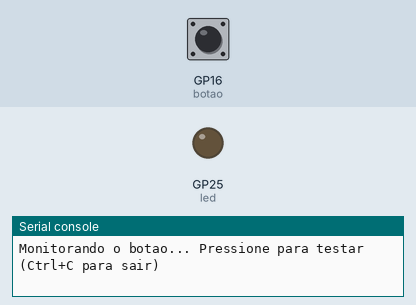
This program was run on a simulated Raspberry Pi Pico running MicroPython. On the bench: output pins drawn as LEDs (lit = HIGH), the last lines printed to the serial console. The test bench sets the inputs (shaded band); at power-on: GP16 (botao) HIGH.

Above: at 1.2 s.
1.3 s: GP16 (botao) pulled LOW for 0.15 s
At 1.4 s:
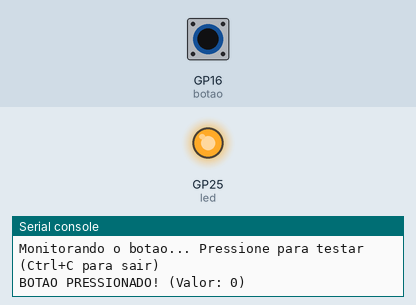
3.0 s: GP16 (botao) pulled LOW for 3.2 s
At 6.9 s:
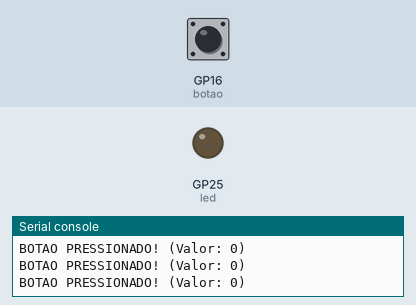
Timing chart, 0 to 8.4 s (numbered marks = the images above; inputs shaded):
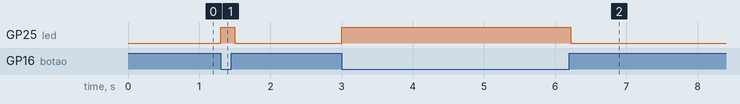

The program:

bot_o.py
```python
from machine import Pin
import utime

# Configura o botão com pull-up no GPIO 16
botao = Pin(16, Pin.IN, Pin.PULL_UP)

# Configura o LED embutido da Pico
try:
    led = Pin("LED", Pin.OUT)  # Pico W / firmware recente
except TypeError:
    led = Pin(25, Pin.OUT)     # Pico clássica (GPIO 25)

print("Monitorando o botao... Pressione para testar (Ctrl+C para sair)")

while True:
    val = botao.value()
    # Quando pressionado, o valor cai para 0
    if val == 0:
        led.value(1)
        print("BOTAO PRESSIONADO! (Valor: 0)")
    else:
        led.value(0)
    utime.sleep_ms(100)
```

Measured:
- after the input at 1.3 s, GP25 (led): LOW → HIGH at once, → LOW 0.20 s later
- after the input at 3.0 s, GP25 (led): LOW → HIGH at once, → LOW 3.2 s later
